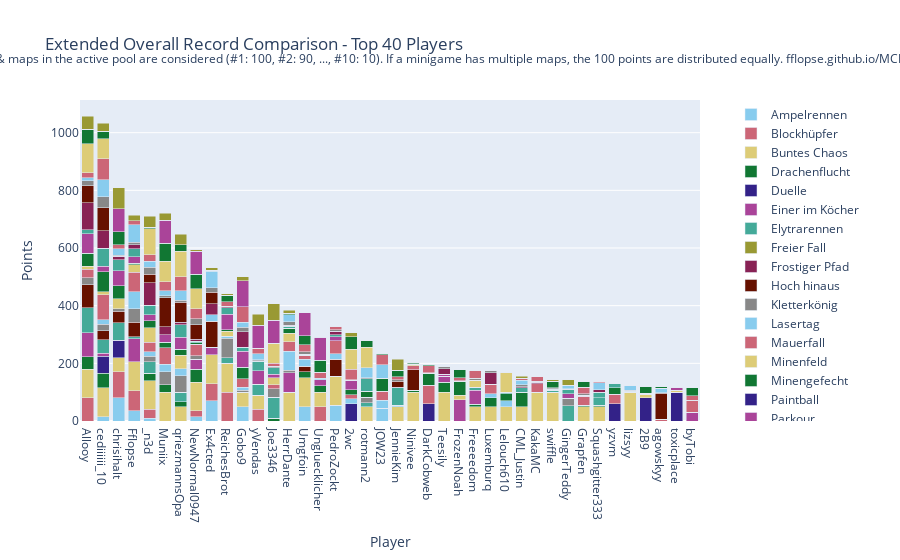

Notebook cell for this chart:
### Code cell
import plotly.graph_objects as go

# Sum all columns to get the total score
outDf['Total'] = outDf.sum(axis=1)

# Sort by total score and fill N/A values with 0
outDf = outDf.sort_values(by='Total', ascending=False).fillna(0)

# Crop to top 10 players
cropDf = outDf.head(40).copy()

# Drop the 'Total' column for plotting
cropDf = cropDf.drop(columns=['Total'])

# Create a color palette
color_palette = px.colors.qualitative.Safe

# Create the stacked bar plot
fig = go.Figure()

cropDf = remove_duplicate_columns(cropDf)

for column in cropDf.columns.difference(['Player']):
    fig.add_trace(go.Bar(
        x=cropDf.index,
        y=cropDf[column],
        name=column,
        marker_color=color_palette[len(fig.data) % len(color_palette)]
    ))

# Update layout
fig.update_layout(
    barmode='stack',
    title='Extended Overall Record Comparison - Top 40 Players',
    xaxis=dict(title='Player'),
    yaxis=dict(title='Points'),
    #height=800,
    #width=1000,
    legend=dict(
        x=1.05,
        y=0.5,
        traceorder='normal',
        font=dict(size=12),
        bgcolor='rgba(255, 255, 255, 0)',
        bordercolor='rgba(0, 0, 0, 0)'
    ),
    margin=dict(r=200),  # Adjust right margin to make room for the legend
    annotations=[
        dict(
            x=0.5,
            y=1.1635,
            xref='paper',
            yref='paper',
            text='Max 100 points per minigame. Records #1 through #10 of games & maps in the active pool are considered (#1: 100, #2: 90, ..., #10: 10). If a minigame has multiple maps, the 100 points are distributed equally. fflopse.github.io/MCP-Records/data-analysis/global-ranking.ipynb',
            showarrow=False,
            font=dict(size=12),
            xanchor='center'
        )
    ]
)

fig.show()

# save the plot as an html file

fig.write_html('out/ext_overall_record_comparison.html')

### Figure 1 — Plotly figure (JSON) as saved in the notebook; plotly's stock layout.template omitted (floating-point values rounded to 4 significant figures)
{"data": [{"marker": {"color": "rgb(136, 204, 238)"}, "name": "Ampelrennen", "type": "bar", "x": ["Allooy", "cediiiiii_10", "chrisihalt", "Fflopse", "_n3d", "Muniix", "qriezmannsOpa", "NewNormal0947", "Ex4cted", "ReichesBrot", "Gobo9", "yVendas", "Joe3346", "HerrDante", "Umgfoin", "Ungluecklicher", "PedroZockt", "2wc", "rotmann2", "JOW23", "JennieKim", "Ninivee", "DarkCobweb", "Teesily", "FrozenNoah", "Freeeedom", "Luxemburq", "Lelouch610", "CML_Justin", "KakaMC", "swiffle", "GingerTeddy", "Grapfen", "Squashgitter333", "yzvm", "lizsyy", "2B9", "agowskyy", "toxicplace", "byTobi"], "y": [0.0, 15.0, 80.0, 35.0, 10.0, 0.0, 0.0, 15.0, 70.0, 0.0, 50.0, 0.0, 0.0, 0.0, 50.0, 0.0, 55.0, 0.0, 0.0, 45.0, 0.0, 0.0, 0.0, 0.0, 0.0, 0.0, 0.0, 0.0, 0.0, 0.0, 0.0, 0.0, 0.0, 0.0, 0.0, 0.0, 0.0, 0.0, 0.0, 0.0]}, {"marker": {"color": "rgb(204, 102, 119)"}, "name": "Blockhüpfer", "type": "bar", "x": ["Allooy", "cediiiiii_10", "chrisihalt", "Fflopse", "_n3d", "Muniix", "qriezmannsOpa", "NewNormal0947", "Ex4cted", "ReichesBrot", "Gobo9", "yVendas", "Joe3346", "HerrDante", "Umgfoin", "Ungluecklicher", "PedroZockt", "2wc", "rotmann2", "JOW23", "JennieKim", "Ninivee", "DarkCobweb", "Teesily", "FrozenNoah", "Freeeedom", "Luxemburq", "Lelouch610", "CML_Justin", "KakaMC", "swiffle", "GingerTeddy", "Grapfen", "Squashgitter333", "yzvm", "lizsyy", "2B9", "agowskyy", "toxicplace", "byTobi"], "y": [80.0, 0.0, 90.0, 70.0, 30.0, 0.0, 0.0, 20.0, 60.0, 100.0, 0.0, 40.0, 0.0, 0.0, 0.0, 50.0, 0.0, 0.0, 0.0, 0.0, 0.0, 0.0, 0.0, 0.0, 0.0, 0.0, 0.0, 0.0, 0.0, 0.0, 0.0, 0.0, 0.0, 0.0, 0.0, 0.0, 0.0, 0.0, 0.0, 0.0]}, {"marker": {"color": "rgb(221, 204, 119)"}, "name": "Buntes Chaos", "type": "bar", "x": ["Allooy", "cediiiiii_10", "chrisihalt", "Fflopse", "_n3d", "Muniix", "qriezmannsOpa", "NewNormal0947", "Ex4cted", "ReichesBrot", "Gobo9", "yVendas", "Joe3346", "HerrDante", "Umgfoin", "Ungluecklicher", "PedroZockt", "2wc", "rotmann2", "JOW23", "JennieKim", "Ninivee", "DarkCobweb", "Teesily", "FrozenNoah", "Freeeedom", "Luxemburq", "Lelouch610", "CML_Justin", "KakaMC", "swiffle", "GingerTeddy", "Grapfen", "Squashgitter333", "yzvm", "lizsyy", "2B9", "agowskyy", "toxicplace", "byTobi"], "y": [100.0, 100.0, 50.0, 100.0, 100.0, 100.0, 50.0, 100.0, 100.0, 100.0, 50.0, 50.0, 0.0, 100.0, 100.0, 50.0, 100.0, 0.0, 50.0, 0.0, 50.0, 100.0, 0.0, 100.0, 0.0, 50.0, 50.0, 50.0, 50.0, 100.0, 100.0, 0.0, 50.0, 50.0, 0.0, 100.0, 0.0, 0.0, 0.0, 0.0]}, {"marker": {"color": "rgb(17, 119, 51)"}, "name": "Drachenflucht", "type": "bar", "x": ["Allooy", "cediiiiii_10", "chrisihalt", "Fflopse", "_n3d", "Muniix", "qriezmannsOpa", "NewNormal0947", "Ex4cted", "ReichesBrot", "Gobo9", "yVendas", "Joe3346", "HerrDante", "Umgfoin", "Ungluecklicher", "PedroZockt", "2wc", "rotmann2", "JOW23", "JennieKim", "Ninivee", "DarkCobweb", "Teesily", "FrozenNoah", "Freeeedom", "Luxemburq", "Lelouch610", "CML_Justin", "KakaMC", "swiffle", "GingerTeddy", "Grapfen", "Squashgitter333", "yzvm", "lizsyy", "2B9", "agowskyy", "toxicplace", "byTobi"], "y": [42.5, 50.0, 0.0, 0.0, 25.0, 25.0, 17.5, 45.0, 0.0, 0.0, 0.0, 0.0, 10.0, 0.0, 20.0, 22.5, 0.0, 0.0, 0.0, 0.0, 0.0, 7.5, 0.0, 35.0, 0.0, 7.5, 30.0, 0.0, 50.0, 0.0, 0.0, 0.0, 5.0, 5.0, 0.0, 0.0, 0.0, 0.0, 0.0, 0.0]}, {"marker": {"color": "rgb(51, 34, 136)"}, "name": "Duelle", "type": "bar", "x": ["Allooy", "cediiiiii_10", "chrisihalt", "Fflopse", "_n3d", "Muniix", "qriezmannsOpa", "NewNormal0947", "Ex4cted", "ReichesBrot", "Gobo9", "yVendas", "Joe3346", "HerrDante", "Umgfoin", "Ungluecklicher", "PedroZockt", "2wc", "rotmann2", "JOW23", "JennieKim", "Ninivee", "DarkCobweb", "Teesily", "FrozenNoah", "Freeeedom", "Luxemburq", "Lelouch610", "CML_Justin", "KakaMC", "swiffle", "GingerTeddy", "Grapfen", "Squashgitter333", "yzvm", "lizsyy", "2B9", "agowskyy", "toxicplace", "byTobi"], "y": [0.0, 60.0, 60.0, 0.0, 0.0, 0.0, 0.0, 0.0, 0.0, 0.0, 0.0, 0.0, 0.0, 0.0, 0.0, 0.0, 0.0, 60.0, 0.0, 0.0, 0.0, 0.0, 60.0, 0.0, 0.0, 0.0, 0.0, 0.0, 0.0, 0.0, 0.0, 0.0, 0.0, 0.0, 60.0, 0.0, 80.0, 0.0, 100.0, 0.0]}, {"marker": {"color": "rgb(170, 68, 153)"}, "name": "Einer im Köcher", "type": "bar", "x": ["Allooy", "cediiiiii_10", "chrisihalt", "Fflopse", "_n3d", "Muniix", "qriezmannsOpa", "NewNormal0947", "Ex4cted", "ReichesBrot", "Gobo9", "yVendas", "Joe3346", "HerrDante", "Umgfoin", "Ungluecklicher", "PedroZockt", "2wc", "rotmann2", "JOW23", "JennieKim", "Ninivee", "DarkCobweb", "Teesily", "FrozenNoah", "Freeeedom", "Luxemburq", "Lelouch610", "CML_Justin", "KakaMC", "swiffle", "GingerTeddy", "Grapfen", "Squashgitter333", "yzvm", "lizsyy", "2B9", "agowskyy", "toxicplace", "byTobi"], "y": [83.33, 10.0, 0.0, 80.0, 0.0, 0.0, 0.0, 33.33, 26.67, 0.0, 0.0, 0.0, 0.0, 66.67, 0.0, 20.0, 0.0, 0.0, 0.0, 0.0, 0.0, 0.0, 0.0, 20.0, 73.33, 50.0, 0.0, 0.0, 0.0, 0.0, 0.0, 0.0, 0.0, 0.0, 0.0, 0.0, 0.0, 0.0, 0.0, 30.0]}, {"marker": {"color": "rgb(68, 170, 153)"}, "name": "Elytrarennen", "type": "bar", "x": ["Allooy", "cediiiiii_10", "chrisihalt", "Fflopse", "_n3d", "Muniix", "qriezmannsOpa", "NewNormal0947", "Ex4cted", "ReichesBrot", "Gobo9", "yVendas", "Joe3346", "HerrDante", "Umgfoin", "Ungluecklicher", "PedroZockt", "2wc", "rotmann2", "JOW23", "JennieKim", "Ninivee", "DarkCobweb", "Teesily", "FrozenNoah", "Freeeedom", "Luxemburq", "Lelouch610", "CML_Justin", "KakaMC", "swiffle", "GingerTeddy", "Grapfen", "Squashgitter333", "yzvm", "lizsyy", "2B9", "agowskyy", "toxicplace", "byTobi"], "y": [87.5, 47.5, 60.0, 7.5, 40.0, 0.0, 32.5, 0.0, 0.0, 20.0, 0.0, 37.5, 72.5, 0.0, 0.0, 0.0, 0.0, 0.0, 12.5, 0.0, 0.0, 0.0, 0.0, 0.0, 0.0, 10.0, 0.0, 0.0, 15.0, 0.0, 7.5, 52.5, 0.0, 25.0, 0.0, 0.0, 0.0, 0.0, 0.0, 0.0]}, {"marker": {"color": "rgb(153, 153, 51)"}, "name": "Freier Fall", "type": "bar", "x": ["Allooy", "cediiiiii_10", "chrisihalt", "Fflopse", "_n3d", "Muniix", "qriezmannsOpa", "NewNormal0947", "Ex4cted", "ReichesBrot", "Gobo9", "yVendas", "Joe3346", "HerrDante", "Umgfoin", "Ungluecklicher", "PedroZockt", "2wc", "rotmann2", "JOW23", "JennieKim", "Ninivee", "DarkCobweb", "Teesily", "FrozenNoah", "Freeeedom", "Luxemburq", "Lelouch610", "CML_Justin", "KakaMC", "swiffle", "GingerTeddy", "Grapfen", "Squashgitter333", "yzvm", "lizsyy", "2B9", "agowskyy", "toxicplace", "byTobi"], "y": [0.0, 0.0, 0.0, 0.0, 0.0, 0.0, 0.0, 0.0, 0.0, 0.0, 0.0, 0.0, 0.0, 0.0, 0.0, 0.0, 0.0, 0.0, 0.0, 0.0, 0.0, 0.0, 0.0, 0.0, 0.0, 0.0, 0.0, 0.0, 0.0, 0.0, 0.0, 0.0, 0.0, 0.0, 0.0, 0.0, 0.0, 0.0, 0.0, 0.0]}, {"marker": {"color": "rgb(136, 34, 85)"}, "name": "Frostiger Pfad", "type": "bar", "x": ["Allooy", "cediiiiii_10", "chrisihalt", "Fflopse", "_n3d", "Muniix", "qriezmannsOpa", "NewNormal0947", "Ex4cted", "ReichesBrot", "Gobo9", "yVendas", "Joe3346", "HerrDante", "Umgfoin", "Ungluecklicher", "PedroZockt", "2wc", "rotmann2", "JOW23", "JennieKim", "Ninivee", "DarkCobweb", "Teesily", "FrozenNoah", "Freeeedom", "Luxemburq", "Lelouch610", "CML_Justin", "KakaMC", "swiffle", "GingerTeddy", "Grapfen", "Squashgitter333", "yzvm", "lizsyy", "2B9", "agowskyy", "toxicplace", "byTobi"], "y": [0.0, 0.0, 0.0, 0.0, 0.0, 0.0, 0.0, 0.0, 0.0, 0.0, 0.0, 0.0, 0.0, 0.0, 0.0, 0.0, 0.0, 0.0, 0.0, 0.0, 0.0, 0.0, 0.0, 0.0, 0.0, 0.0, 0.0, 0.0, 0.0, 0.0, 0.0, 0.0, 0.0, 0.0, 0.0, 0.0, 0.0, 0.0, 0.0, 0.0]}, {"marker": {"color": "rgb(102, 17, 0)"}, "name": "Hoch hinaus", "type": "bar", "x": ["Allooy", "cediiiiii_10", "chrisihalt", "Fflopse", "_n3d", "Muniix", "qriezmannsOpa", "NewNormal0947", "Ex4cted", "ReichesBrot", "Gobo9", "yVendas", "Joe3346", "HerrDante", "Umgfoin", "Ungluecklicher", "PedroZockt", "2wc", "rotmann2", "JOW23", "JennieKim", "Ninivee", "DarkCobweb", "Teesily", "FrozenNoah", "Freeeedom", "Luxemburq", "Lelouch610", "CML_Justin", "KakaMC", "swiffle", "GingerTeddy", "Grapfen", "Squashgitter333", "yzvm", "lizsyy", "2B9", "agowskyy", "toxicplace", "byTobi"], "y": [80.0, 30.0, 40.0, 50.0, 0.0, 0.0, 0.0, 0.0, 90.0, 0.0, 0.0, 0.0, 0.0, 0.0, 20.0, 0.0, 60.0, 0.0, 0.0, 0.0, 0.0, 70.0, 0.0, 0.0, 0.0, 0.0, 0.0, 0.0, 0.0, 0.0, 0.0, 0.0, 0.0, 0.0, 0.0, 0.0, 0.0, 0.0, 0.0, 0.0]}, {"marker": {"color": "rgb(136, 136, 136)"}, "name": "Kletterkönig", "type": "bar", "x": ["Allooy", "cediiiiii_10", "chrisihalt", "Fflopse", "_n3d", "Muniix", "qriezmannsOpa", "NewNormal0947", "Ex4cted", "ReichesBrot", "Gobo9", "yVendas", "Joe3346", "HerrDante", "Umgfoin", "Ungluecklicher", "PedroZockt", "2wc", "rotmann2", "JOW23", "JennieKim", "Ninivee", "DarkCobweb", "Teesily", "FrozenNoah", "Freeeedom", "Luxemburq", "Lelouch610", "CML_Justin", "KakaMC", "swiffle", "GingerTeddy", "Grapfen", "Squashgitter333", "yzvm", "lizsyy", "2B9", "agowskyy", "toxicplace", "byTobi"], "y": [23.33, 23.33, 10.0, 46.67, 20.0, 46.67, 56.67, 13.33, 0.0, 66.67, 6.667, 0.0, 30.0, 10.0, 0.0, 0.0, 0.0, 0.0, 20.0, 0.0, 0.0, 0.0, 0.0, 0.0, 0.0, 0.0, 0.0, 0.0, 0.0, 0.0, 0.0, 26.67, 0.0, 0.0, 0.0, 0.0, 0.0, 0.0, 0.0, 0.0]}, {"marker": {"color": "rgb(136, 204, 238)"}, "name": "Lasertag", "type": "bar", "x": ["Allooy", "cediiiiii_10", "chrisihalt", "Fflopse", "_n3d", "Muniix", "qriezmannsOpa", "NewNormal0947", "Ex4cted", "ReichesBrot", "Gobo9", "yVendas", "Joe3346", "HerrDante", "Umgfoin", "Ungluecklicher", "PedroZockt", "2wc", "rotmann2", "JOW23", "JennieKim", "Ninivee", "DarkCobweb", "Teesily", "FrozenNoah", "Freeeedom", "Luxemburq", "Lelouch610", "CML_Justin", "KakaMC", "swiffle", "GingerTeddy", "Grapfen", "Squashgitter333", "yzvm", "lizsyy", "2B9", "agowskyy", "toxicplace", "byTobi"], "y": [0.0, 15.0, 0.0, 60.0, 15.0, 25.0, 25.0, 0.0, 22.5, 7.5, 10.0, 0.0, 0.0, 65.0, 25.0, 0.0, 17.5, 17.5, 0.0, 27.5, 5.0, 0.0, 0.0, 0.0, 0.0, 0.0, 15.0, 20.0, 0.0, 0.0, 0.0, 0.0, 0.0, 0.0, 0.0, 0.0, 0.0, 0.0, 0.0, 0.0]}, {"marker": {"color": "rgb(204, 102, 119)"}, "name": "Mauerfall", "type": "bar", "x": ["Allooy", "cediiiiii_10", "chrisihalt", "Fflopse", "_n3d", "Muniix", "qriezmannsOpa", "NewNormal0947", "Ex4cted", "ReichesBrot", "Gobo9", "yVendas", "Joe3346", "HerrDante", "Umgfoin", "Ungluecklicher", "PedroZockt", "2wc", "rotmann2", "JOW23", "JennieKim", "Ninivee", "DarkCobweb", "Teesily", "FrozenNoah", "Freeeedom", "Luxemburq", "Lelouch610", "CML_Justin", "KakaMC", "swiffle", "GingerTeddy", "Grapfen", "Squashgitter333", "yzvm", "lizsyy", "2B9", "agowskyy", "toxicplace", "byTobi"], "y": [30.0, 86.67, 0.0, 66.67, 33.33, 56.67, 0.0, 40.0, 0.0, 0.0, 30.0, 0.0, 13.33, 33.33, 13.33, 0.0, 46.67, 13.33, 0.0, 30.0, 0.0, 13.33, 63.33, 0.0, 0.0, 0.0, 33.33, 0.0, 0.0, 30.0, 0.0, 0.0, 30.0, 0.0, 33.33, 0.0, 0.0, 6.667, 0.0, 40.0]}, {"marker": {"color": "rgb(221, 204, 119)"}, "name": "Minenfeld", "type": "bar", "x": ["Allooy", "cediiiiii_10", "chrisihalt", "Fflopse", "_n3d", "Muniix", "qriezmannsOpa", "NewNormal0947", "Ex4cted", "ReichesBrot", "Gobo9", "yVendas", "Joe3346", "HerrDante", "Umgfoin", "Ungluecklicher", "PedroZockt", "2wc", "rotmann2", "JOW23", "JennieKim", "Ninivee", "DarkCobweb", "Teesily", "FrozenNoah", "Freeeedom", "Luxemburq", "Lelouch610", "CML_Justin", "KakaMC", "swiffle", "GingerTeddy", "Grapfen", "Squashgitter333", "yzvm", "lizsyy", "2B9", "agowskyy", "toxicplace", "byTobi"], "y": [10.0, 10.0, 33.33, 26.67, 50.0, 0.0, 46.67, 0.0, 0.0, 16.67, 0.0, 0.0, 23.33, 30.0, 0.0, 0.0, 0.0, 0.0, 0.0, 0.0, 0.0, 6.667, 0.0, 0.0, 16.67, 23.33, 0.0, 0.0, 0.0, 0.0, 0.0, 0.0, 0.0, 0.0, 0.0, 0.0, 13.33, 0.0, 6.667, 0.0]}, {"marker": {"color": "rgb(17, 119, 51)"}, "name": "Minengefecht", "type": "bar", "x": ["Allooy", "cediiiiii_10", "chrisihalt", "Fflopse", "_n3d", "Muniix", "qriezmannsOpa", "NewNormal0947", "Ex4cted", "ReichesBrot", "Gobo9", "yVendas", "Joe3346", "HerrDante", "Umgfoin", "Ungluecklicher", "PedroZockt", "2wc", "rotmann2", "JOW23", "JennieKim", "Ninivee", "DarkCobweb", "Teesily", "FrozenNoah", "Freeeedom", "Luxemburq", "Lelouch610", "CML_Justin", "KakaMC", "swiffle", "GingerTeddy", "Grapfen", "Squashgitter333", "yzvm", "lizsyy", "2B9", "agowskyy", "toxicplace", "byTobi"], "y": [45.0, 70.0, 45.0, 5.0, 25.0, 20.0, 20.0, 5.0, 0.0, 5.0, 40.0, 0.0, 0.0, 17.5, 0.0, 0.0, 0.0, 17.5, 20.0, 45.0, 0.0, 0.0, 42.5, 0.0, 47.5, 0.0, 0.0, 25.0, 0.0, 0.0, 0.0, 0.0, 5.0, 0.0, 22.5, 0.0, 0.0, 0.0, 0.0, 0.0]}, {"marker": {"color": "rgb(51, 34, 136)"}, "name": "Paintball", "type": "bar", "x": ["Allooy", "cediiiiii_10", "chrisihalt", "Fflopse", "_n3d", "Muniix", "qriezmannsOpa", "NewNormal0947", "Ex4cted", "ReichesBrot", "Gobo9", "yVendas", "Joe3346", "HerrDante", "Umgfoin", "Ungluecklicher", "PedroZockt", "2wc", "rotmann2", "JOW23", "JennieKim", "Ninivee", "DarkCobweb", "Teesily", "FrozenNoah", "Freeeedom", "Luxemburq", "Lelouch610", "CML_Justin", "KakaMC", "swiffle", "GingerTeddy", "Grapfen", "Squashgitter333", "yzvm", "lizsyy", "2B9", "agowskyy", "toxicplace", "byTobi"], "y": [0.0, 0.0, 0.0, 0.0, 0.0, 0.0, 0.0, 0.0, 0.0, 0.0, 0.0, 0.0, 0.0, 0.0, 0.0, 0.0, 0.0, 0.0, 0.0, 0.0, 0.0, 0.0, 0.0, 0.0, 0.0, 0.0, 0.0, 0.0, 0.0, 0.0, 0.0, 0.0, 0.0, 0.0, 0.0, 0.0, 0.0, 0.0, 0.0, 0.0]}, {"marker": {"color": "rgb(170, 68, 153)"}, "name": "Parkour", "type": "bar", "x": ["Allooy", "cediiiiii_10", "chrisihalt", "Fflopse", "_n3d", "Muniix", "qriezmannsOpa", "NewNormal0947", "Ex4cted", "ReichesBrot", "Gobo9", "yVendas", "Joe3346", "HerrDante", "Umgfoin", "Ungluecklicher", "PedroZockt", "2wc", "rotmann2", "JOW23", "JennieKim", "Ninivee", "DarkCobweb", "Teesily", "FrozenNoah", "Freeeedom", "Luxemburq", "Lelouch610", "CML_Justin", "KakaMC", "swiffle", "GingerTeddy", "Grapfen", "Squashgitter333", "yzvm", "lizsyy", "2B9", "agowskyy", "toxicplace", "byTobi"], "y": [67.5, 20.0, 52.5, 22.5, 20.0, 25.0, 42.5, 0.0, 0.0, 55.0, 55.0, 47.5, 12.5, 0.0, 0.0, 0.0, 12.5, 32.5, 0.0, 0.0, 0.0, 0.0, 0.0, 7.5, 0.0, 0.0, 0.0, 0.0, 0.0, 0.0, 0.0, 15.0, 0.0, 0.0, 0.0, 0.0, 0.0, 0.0, 10.0, 0.0]}, {"marker": {"color": "rgb(68, 170, 153)"}, "name": "Pferderennen", "type": "bar", "x": ["Allooy", "cediiiiii_10", "chrisihalt", "Fflopse", "_n3d", "Muniix", "qriezmannsOpa", "NewNormal0947", "Ex4cted", "ReichesBrot", "Gobo9", "yVendas", "Joe3346", "HerrDante", "Umgfoin", "Ungluecklicher", "PedroZockt", "2wc", "rotmann2", "JOW23", "JennieKim", "Ninivee", "DarkCobweb", "Teesily", "FrozenNoah", "Freeeedom", "Luxemburq", "Lelouch610", "CML_Justin", "KakaMC", "swiffle", "GingerTeddy", "Grapfen", "Squashgitter333", "yzvm", "lizsyy", "2B9", "agowskyy", "toxicplace", "byTobi"], "y": [15.0, 61.67, 38.33, 26.67, 33.33, 0.0, 43.33, 5.0, 0.0, 21.67, 15.0, 31.67, 23.33, 6.667, 3.333, 0.0, 8.333, 0.0, 43.33, 0.0, 60.0, 0.0, 0.0, 0.0, 0.0, 0.0, 0.0, 3.333, 0.0, 0.0, 3.333, 15.0, 0.0, 20.0, 13.33, 3.333, 0.0, 0.0, 0.0, 0.0]}, {"marker": {"color": "rgb(153, 153, 51)"}, "name": "Reihenfolge", "type": "bar", "x": ["Allooy", "cediiiiii_10", "chrisihalt", "Fflopse", "_n3d", "Muniix", "qriezmannsOpa", "NewNormal0947", "Ex4cted", "ReichesBrot", "Gobo9", "yVendas", "Joe3346", "HerrDante", "Umgfoin", "Ungluecklicher", "PedroZockt", "2wc", "rotmann2", "JOW23", "JennieKim", "Ninivee", "DarkCobweb", "Teesily", "FrozenNoah", "Freeeedom", "Luxemburq", "Lelouch610", "CML_Justin", "KakaMC", "swiffle", "GingerTeddy", "Grapfen", "Squashgitter333", "yzvm", "lizsyy", "2B9", "agowskyy", "toxicplace", "byTobi"], "y": [0.0, 0.0, 0.0, 0.0, 0.0, 0.0, 0.0, 0.0, 0.0, 0.0, 0.0, 0.0, 0.0, 0.0, 0.0, 0.0, 0.0, 0.0, 0.0, 0.0, 0.0, 0.0, 0.0, 0.0, 0.0, 0.0, 0.0, 0.0, 0.0, 0.0, 0.0, 0.0, 0.0, 0.0, 0.0, 0.0, 0.0, 0.0, 0.0, 0.0]}, {"marker": {"color": "rgb(136, 34, 85)"}, "name": "Replika", "type": "bar", "x": ["Allooy", "cediiiiii_10", "chrisihalt", "Fflopse", "_n3d", "Muniix", "qriezmannsOpa", "NewNormal0947", "Ex4cted", "ReichesBrot", "Gobo9", "yVendas", "Joe3346", "HerrDante", "Umgfoin", "Ungluecklicher", "PedroZockt", "2wc", "rotmann2", "JOW23", "JennieKim", "Ninivee", "DarkCobweb", "Teesily", "FrozenNoah", "Freeeedom", "Luxemburq", "Lelouch610", "CML_Justin", "KakaMC", "swiffle", "GingerTeddy", "Grapfen", "Squashgitter333", "yzvm", "lizsyy", "2B9", "agowskyy", "toxicplace", "byTobi"], "y": [92.2, 60.17, 12.03, 15.34, 77.03, 28.64, 8.22, 7.542, 36.69, 3.051, 53.64, 1.864, 0.4237, 3.305, 0.0, 0.2542, 11.02, 1.78, 0.5932, 0.5085, 2.373, 0.0, 0.0, 19.07, 0.0, 1.102, 38.31, 0.7627, 4.068, 4.576, 1.695, 0.2542, 0.0, 8.305, 0.0, 0.9322, 0.0, 0.0, 0.0, 0.0]}, {"marker": {"color": "rgb(102, 17, 0)"}, "name": "Runterpurzeln", "type": "bar", "x": ["Allooy", "cediiiiii_10", "chrisihalt", "Fflopse", "_n3d", "Muniix", "qriezmannsOpa", "NewNormal0947", "Ex4cted", "ReichesBrot", "Gobo9", "yVendas", "Joe3346", "HerrDante", "Umgfoin", "Ungluecklicher", "PedroZockt", "2wc", "rotmann2", "JOW23", "JennieKim", "Ninivee", "DarkCobweb", "Teesily", "FrozenNoah", "Freeeedom", "Luxemburq", "Lelouch610", "CML_Justin", "KakaMC", "swiffle", "GingerTeddy", "Grapfen", "Squashgitter333", "yzvm", "lizsyy", "2B9", "agowskyy", "toxicplace", "byTobi"], "y": [60.0, 80.0, 0.0, 0.0, 30.0, 100.0, 70.0, 50.0, 40.0, 0.0, 0.0, 0.0, 0.0, 0.0, 0.0, 0.0, 0.0, 0.0, 0.0, 0.0, 20.0, 0.0, 0.0, 0.0, 0.0, 0.0, 0.0, 0.0, 0.0, 0.0, 0.0, 0.0, 0.0, 0.0, 0.0, 0.0, 0.0, 90.0, 0.0, 0.0]}, {"marker": {"color": "rgb(136, 136, 136)"}, "name": "Sammelwahn", "type": "bar", "x": ["Allooy", "cediiiiii_10", "chrisihalt", "Fflopse", "_n3d", "Muniix", "qriezmannsOpa", "NewNormal0947", "Ex4cted", "ReichesBrot", "Gobo9", "yVendas", "Joe3346", "HerrDante", "Umgfoin", "Ungluecklicher", "PedroZockt", "2wc", "rotmann2", "JOW23", "JennieKim", "Ninivee", "DarkCobweb", "Teesily", "FrozenNoah", "Freeeedom", "Luxemburq", "Lelouch610", "CML_Justin", "KakaMC", "swiffle", "GingerTeddy", "Grapfen", "Squashgitter333", "yzvm", "lizsyy", "2B9", "agowskyy", "toxicplace", "byTobi"], "y": [16.98, 38.14, 4.419, 8.837, 25.35, 7.442, 6.279, 21.16, 16.74, 2.093, 14.65, 4.186, 4.419, 11.4, 8.605, 0.9302, 4.651, 0.0, 3.953, 0.4651, 6.047, 1.395, 1.395, 6.047, 2.326, 6.977, 8.837, 0.4651, 6.744, 2.558, 2.791, 1.628, 4.419, 0.0, 0.0, 2.791, 2.326, 1.86, 0.0, 1.163]}, {"marker": {"color": "rgb(136, 204, 238)"}, "name": "Schießstand", "type": "bar", "x": ["Allooy", "cediiiiii_10", "chrisihalt", "Fflopse", "_n3d", "Muniix", "qriezmannsOpa", "NewNormal0947", "Ex4cted", "ReichesBrot", "Gobo9", "yVendas", "Joe3346", "HerrDante", "Umgfoin", "Ungluecklicher", "PedroZockt", "2wc", "rotmann2", "JOW23", "JennieKim", "Ninivee", "DarkCobweb", "Teesily", "FrozenNoah", "Freeeedom", "Luxemburq", "Lelouch610", "CML_Justin", "KakaMC", "swiffle", "GingerTeddy", "Grapfen", "Squashgitter333", "yzvm", "lizsyy", "2B9", "agowskyy", "toxicplace", "byTobi"], "y": [10.0, 60.0, 22.5, 60.0, 20.0, 17.5, 32.5, 0.0, 57.5, 0.0, 17.5, 20.0, 0.0, 25.0, 0.0, 5.0, 0.0, 0.0, 35.0, 47.5, 0.0, 0.0, 0.0, 0.0, 0.0, 0.0, 0.0, 0.0, 15.0, 0.0, 0.0, 12.5, 0.0, 25.0, 0.0, 15.0, 0.0, 15.0, 0.0, 0.0]}, {"marker": {"color": "rgb(204, 102, 119)"}, "name": "Skywars", "type": "bar", "x": ["Allooy", "cediiiiii_10", "chrisihalt", "Fflopse", "_n3d", "Muniix", "qriezmannsOpa", "NewNormal0947", "Ex4cted", "ReichesBrot", "Gobo9", "yVendas", "Joe3346", "HerrDante", "Umgfoin", "Ungluecklicher", "PedroZockt", "2wc", "rotmann2", "JOW23", "JennieKim", "Ninivee", "DarkCobweb", "Teesily", "FrozenNoah", "Freeeedom", "Luxemburq", "Lelouch610", "CML_Justin", "KakaMC", "swiffle", "GingerTeddy", "Grapfen", "Squashgitter333", "yzvm", "lizsyy", "2B9", "agowskyy", "toxicplace", "byTobi"], "y": [18.33, 71.67, 13.33, 13.33, 23.33, 31.67, 48.33, 33.33, 3.333, 16.67, 53.33, 20.0, 10.0, 0.0, 25.0, 20.0, 13.33, 36.67, 0.0, 33.33, 10.0, 0.0, 25.0, 0.0, 10.0, 26.67, 0.0, 0.0, 6.667, 16.67, 0.0, 0.0, 23.33, 3.333, 0.0, 0.0, 0.0, 0.0, 0.0, 16.67]}, {"marker": {"color": "rgb(221, 204, 119)"}, "name": "Spleef", "type": "bar", "x": ["Allooy", "cediiiiii_10", "chrisihalt", "Fflopse", "_n3d", "Muniix", "qriezmannsOpa", "NewNormal0947", "Ex4cted", "ReichesBrot", "Gobo9", "yVendas", "Joe3346", "HerrDante", "Umgfoin", "Ungluecklicher", "PedroZockt", "2wc", "rotmann2", "JOW23", "JennieKim", "Ninivee", "DarkCobweb", "Teesily", "FrozenNoah", "Freeeedom", "Luxemburq", "Lelouch610", "CML_Justin", "KakaMC", "swiffle", "GingerTeddy", "Grapfen", "Squashgitter333", "yzvm", "lizsyy", "2B9", "agowskyy", "toxicplace", "byTobi"], "y": [100.0, 70.0, 0.0, 0.0, 90.0, 70.0, 90.0, 70.0, 0.0, 0.0, 0.0, 0.0, 70.0, 0.0, 0.0, 0.0, 0.0, 70.0, 70.0, 0.0, 0.0, 0.0, 0.0, 0.0, 0.0, 0.0, 0.0, 70.0, 0.0, 0.0, 0.0, 0.0, 0.0, 0.0, 0.0, 0.0, 0.0, 0.0, 0.0, 0.0]}, {"marker": {"color": "rgb(17, 119, 51)"}, "name": "Survivalgames", "type": "bar", "x": ["Allooy", "cediiiiii_10", "chrisihalt", "Fflopse", "_n3d", "Muniix", "qriezmannsOpa", "NewNormal0947", "Ex4cted", "ReichesBrot", "Gobo9", "yVendas", "Joe3346", "HerrDante", "Umgfoin", "Ungluecklicher", "PedroZockt", "2wc", "rotmann2", "JOW23", "JennieKim", "Ninivee", "DarkCobweb", "Teesily", "FrozenNoah", "Freeeedom", "Luxemburq", "Lelouch610", "CML_Justin", "KakaMC", "swiffle", "GingerTeddy", "Grapfen", "Squashgitter333", "yzvm", "lizsyy", "2B9", "agowskyy", "toxicplace", "byTobi"], "y": [50.0, 25.0, 45.0, 0.0, 5.0, 62.5, 22.5, 50.0, 0.0, 22.5, 0.0, 0.0, 0.0, 5.0, 30.0, 42.5, 0.0, 42.5, 25.0, 5.0, 22.5, 5.0, 5.0, 0.0, 27.5, 0.0, 0.0, 0.0, 0.0, 0.0, 22.5, 0.0, 20.0, 0.0, 0.0, 0.0, 25.0, 5.0, 0.0, 27.5]}, {"marker": {"color": "rgb(51, 34, 136)"}, "name": "Todeswürfel", "type": "bar", "x": ["Allooy", "cediiiiii_10", "chrisihalt", "Fflopse", "_n3d", "Muniix", "qriezmannsOpa", "NewNormal0947", "Ex4cted", "ReichesBrot", "Gobo9", "yVendas", "Joe3346", "HerrDante", "Umgfoin", "Ungluecklicher", "PedroZockt", "2wc", "rotmann2", "JOW23", "JennieKim", "Ninivee", "DarkCobweb", "Teesily", "FrozenNoah", "Freeeedom", "Luxemburq", "Lelouch610", "CML_Justin", "KakaMC", "swiffle", "GingerTeddy", "Grapfen", "Squashgitter333", "yzvm", "lizsyy", "2B9", "agowskyy", "toxicplace", "byTobi"], "y": [0.0, 0.0, 0.0, 0.0, 0.0, 0.0, 0.0, 0.0, 0.0, 0.0, 0.0, 0.0, 0.0, 0.0, 0.0, 0.0, 0.0, 0.0, 0.0, 0.0, 0.0, 0.0, 0.0, 0.0, 0.0, 0.0, 0.0, 0.0, 0.0, 0.0, 0.0, 0.0, 0.0, 0.0, 0.0, 0.0, 0.0, 0.0, 0.0, 0.0]}, {"marker": {"color": "rgb(170, 68, 153)"}, "name": "Turmroulette", "type": "bar", "x": ["Allooy", "cediiiiii_10", "chrisihalt", "Fflopse", "_n3d", "Muniix", "qriezmannsOpa", "NewNormal0947", "Ex4cted", "ReichesBrot", "Gobo9", "yVendas", "Joe3346", "HerrDante", "Umgfoin", "Ungluecklicher", "PedroZockt", "2wc", "rotmann2", "JOW23", "JennieKim", "Ninivee", "DarkCobweb", "Teesily", "FrozenNoah", "Freeeedom", "Luxemburq", "Lelouch610", "CML_Justin", "KakaMC", "swiffle", "GingerTeddy", "Grapfen", "Squashgitter333", "yzvm", "lizsyy", "2B9", "agowskyy", "toxicplace", "byTobi"], "y": [0.0, 0.0, 80.0, 0.0, 0.0, 80.0, 0.0, 80.0, 0.0, 0.0, 90.0, 80.0, 80.0, 0.0, 80.0, 80.0, 0.0, 0.0, 0.0, 0.0, 0.0, 0.0, 0.0, 0.0, 0.0, 0.0, 0.0, 0.0, 0.0, 0.0, 0.0, 0.0, 0.0, 0.0, 0.0, 0.0, 0.0, 0.0, 0.0, 0.0]}, {"marker": {"color": "rgb(68, 170, 153)"}, "name": "Waffenfolge", "type": "bar", "x": ["Allooy", "cediiiiii_10", "chrisihalt", "Fflopse", "_n3d", "Muniix", "qriezmannsOpa", "NewNormal0947", "Ex4cted", "ReichesBrot", "Gobo9", "yVendas", "Joe3346", "HerrDante", "Umgfoin", "Ungluecklicher", "PedroZockt", "2wc", "rotmann2", "JOW23", "JennieKim", "Ninivee", "DarkCobweb", "Teesily", "FrozenNoah", "Freeeedom", "Luxemburq", "Lelouch610", "CML_Justin", "KakaMC", "swiffle", "GingerTeddy", "Grapfen", "Squashgitter333", "yzvm", "lizsyy", "2B9", "agowskyy", "toxicplace", "byTobi"], "y": [0.0, 0.0, 0.0, 0.0, 0.0, 0.0, 0.0, 0.0, 0.0, 0.0, 0.0, 0.0, 0.0, 0.0, 0.0, 0.0, 0.0, 0.0, 0.0, 0.0, 0.0, 0.0, 0.0, 0.0, 0.0, 0.0, 0.0, 0.0, 0.0, 0.0, 0.0, 0.0, 0.0, 0.0, 0.0, 0.0, 0.0, 0.0, 0.0, 0.0]}, {"marker": {"color": "rgb(153, 153, 51)"}, "name": "Wettrennen", "type": "bar", "x": ["Allooy", "cediiiiii_10", "chrisihalt", "Fflopse", "_n3d", "Muniix", "qriezmannsOpa", "NewNormal0947", "Ex4cted", "ReichesBrot", "Gobo9", "yVendas", "Joe3346", "HerrDante", "Umgfoin", "Ungluecklicher", "PedroZockt", "2wc", "rotmann2", "JOW23", "JennieKim", "Ninivee", "DarkCobweb", "Teesily", "FrozenNoah", "Freeeedom", "Luxemburq", "Lelouch610", "CML_Justin", "KakaMC", "swiffle", "GingerTeddy", "Grapfen", "Squashgitter333", "yzvm", "lizsyy", "2B9", "agowskyy", "toxicplace", "byTobi"], "y": [46.0, 28.0, 72.0, 20.0, 38.0, 24.0, 36.0, 6.0, 8.0, 4.0, 14.0, 38.0, 56.0, 10.0, 0.0, 0.0, 0.0, 14.0, 0.0, 0.0, 38.0, 0.0, 0.0, 0.0, 0.0, 0.0, 0.0, 0.0, 8.0, 0.0, 6.0, 20.0, 0.0, 0.0, 0.0, 0.0, 0.0, 0.0, 0.0, 0.0]}], "layout": {"annotations": [{"font": {"size": 12}, "showarrow": false, "text": "Max 100 points per minigame. Records #1 through #10 of games & maps in the active pool are considered (#1: 100, #2: 90, ..., #10: 10). If a minigame has multiple maps, the 100 points are distributed equally. fflopse.github.io/MCP-Records/data-analysis/global-ranking.ipynb", "x": 0.5, "xanchor": "center", "xref": "paper", "y": 1.163, "yref": "paper"}], "barmode": "stack", "legend": {"bgcolor": "rgba(255, 255, 255, 0)", "bordercolor": "rgba(0, 0, 0, 0)", "font": {"size": 12}, "traceorder": "normal", "x": 1.05, "y": 0.5}, "margin": {"r": 200}, "title": {"text": "Extended Overall Record Comparison - Top 40 Players"}, "xaxis": {"title": {"text": "Player"}}, "yaxis": {"title": {"text": "Points"}}}}
